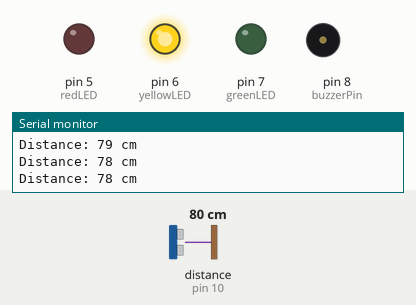
This sketch was run on a simulated Arduino Uno, built with avr-gcc and run on an emulated ATmega328P. On the bench: output pins drawn as LEDs (lit = HIGH), buzzer (waves = sounding), the last lines printed to the serial monitor. Wiring (inferred from the names in the program): ultrasonic range finder: trigger pin 9; echo pin 10. The test bench sets the inputs (shaded band); at power-on: distance to the obstacle (sensor on pin 10) 80 cm. The echo pulse lasts 58.3 µs per cm; pins used as bus, display or sensor lines are not drawn.

Above: at 1.3 s.
1.4 s: distance to the obstacle (sensor on pin 10) set to 56 cm
2.9 s: distance to the obstacle (sensor on pin 10) set to 48 cm
At 4.2 s:
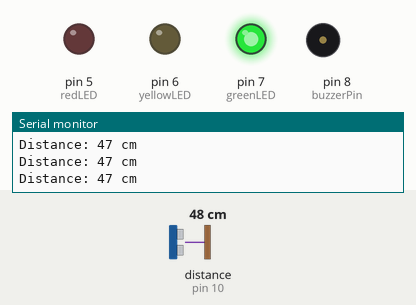
4.5 s: distance to the obstacle (sensor on pin 10) set to 12 cm
6.0 s: distance to the obstacle (sensor on pin 10) set to 9 cm
At 7.0 s:
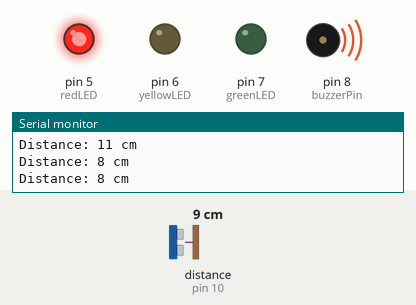
7.5 s: distance to the obstacle (sensor on pin 10) set to 18 cm
At 8.3 s:
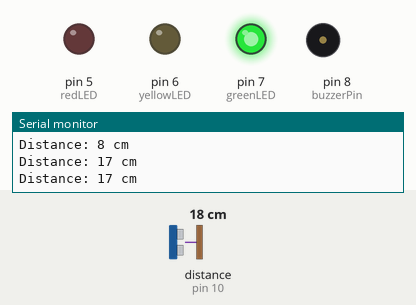
9.0 s: distance to the obstacle (sensor on pin 10) set to 2 cm
At 9.6 s:
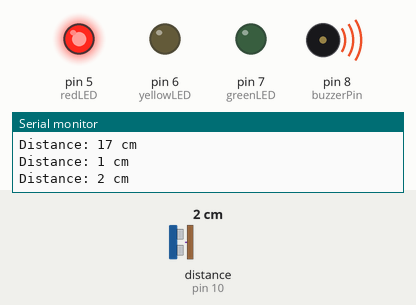
Timing chart, 0 to 11.5 s (numbered marks = the images above; inputs shaded):
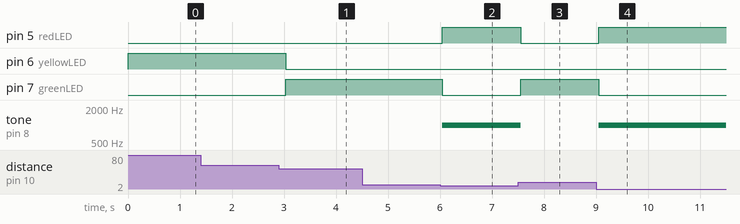

Measured:
- the behaviour switches between 52 and 51 cm on distance to the obstacle (sensor on pin 10) (found by bisection; images 0 and 1)
- the behaviour switches between 11 and 10 cm on distance to the obstacle (sensor on pin 10) (found by bisection; images 1 and 2)
- after the input at 2.9 s, pin 6 (yellowLED): HIGH → LOW after 0.13 s; pin 7 (greenLED): LOW → HIGH after 0.13 s
- after the input at 6.0 s, pin 5 (redLED): LOW → HIGH after 0.05 s; pin 7 (greenLED): HIGH → LOW after 0.05 s; tone on pin 8 (buzzerPin): silent → 1000 Hz after 0.05 s
- after the input at 7.5 s, pin 5 (redLED): HIGH → LOW after 0.05 s; pin 7 (greenLED): LOW → HIGH after 0.05 s; tone on pin 8 (buzzerPin): 1000 Hz → silent after 0.05 s
- after the input at 9.0 s, pin 5 (redLED): LOW → HIGH after 0.06 s; pin 7 (greenLED): HIGH → LOW after 0.06 s; tone on pin 8 (buzzerPin): silent → 1000 Hz after 0.06 s

The sketch:

ParkingSensor.ino
```cpp
// Define pins for ultrasonic sensor
const int trigPin = 9;
const int echoPin = 10;

// Define pins for LEDs
const int redLED = 5;
const int yellowLED = 6;
const int greenLED = 7;

// Define buzzer pin
const int buzzerPin = 8;

// Define maximum and minimum parking distances (in centimeters)
const int maxDistance = 50; // Adjust this based on your specific needs
const int minDistance = 10; // Adjust this based on your specific needs

void setup() {
  // Initialize serial communication for debugging
  Serial.begin(9600);

  // Define pins as INPUT or OUTPUT
  pinMode(trigPin, OUTPUT);
  pinMode(echoPin, INPUT);
  pinMode(redLED, OUTPUT);
  pinMode(yellowLED, OUTPUT);
  pinMode(greenLED, OUTPUT);
  pinMode(buzzerPin, OUTPUT);
}

void loop() {
  // Variables to store the duration and distance
  long duration;
  int distance;

  // Generate a trigger pulse to the ultrasonic sensor
  digitalWrite(trigPin, LOW);
  delayMicroseconds(2);
  digitalWrite(trigPin, HIGH);
  delayMicroseconds(10);
  digitalWrite(trigPin, LOW);

  // Measure the time it takes for the pulse to bounce back
  duration = pulseIn(echoPin, HIGH);

  // Calculate the distance in centimeters
  distance = duration * 0.034 / 2;

  // Print the distance for debugging
  Serial.print("Distance: ");
  Serial.print(distance);
  Serial.println(" cm");

  // Check if the distance is within the acceptable range
  if (distance >= minDistance && distance <= maxDistance) {
    // Parking is allowed, show green LED
    digitalWrite(greenLED, HIGH);
    digitalWrite(yellowLED, LOW);
    digitalWrite(redLED, LOW);
    noTone(buzzerPin);
  } else if (distance < minDistance) {
    // Too close, show red LED and sound the buzzer
    digitalWrite(greenLED, LOW);
    digitalWrite(yellowLED, LOW);
    digitalWrite(redLED, HIGH);
    tone(buzzerPin, 1000); // Adjust the frequency as needed
  } else {
    // Getting closer, show yellow LED
    digitalWrite(greenLED, LOW);
    digitalWrite(yellowLED, HIGH);
    digitalWrite(redLED, LOW);
    noTone(buzzerPin);
  }

  // You can add additional logic here for more features or actions

  delay(500); // Add a delay to prevent rapid readings
}
```

Hello_OLED.cpp
```cpp
#include <Adafruit_SSD1306.h>

// Define the screen dimensions and OLED reset pin
#define SCREEN_WIDTH 128
#define SCREEN_HEIGHT 64
#define OLED_RESET -1

// Create an instance of the Adafruit SSD1306 display
Adafruit_SSD1306 display(SCREEN_WIDTH, SCREEN_HEIGHT, &Wire, OLED_RESET);

void setup() {
  // Initialize the serial communication for debugging
  Serial.begin(9600);

  // Initialize the OLED display
  if (!display.begin(SSD1306_SWITCHCAPVCC, 0x3C)) {
    Serial.println(F("SSD1306 allocation failed"));
    for(;;);
  }
  display.display(); // Display initialization
  delay(20);

  display.clearDisplay(); // Clear the display
  display.drawPixel(10, 10, WHITE); // Draw a white pixel at (10, 10)
  display.display(); // Show the pixel on the display
  delay(20);

  display.invertDisplay(true); // Invert the display (temporary)
  delay(10);
  display.invertDisplay(false); // Restore normal display
  delay(10);
}

void loop() {
  // Print "Hello" on the OLED display
  display.clearDisplay(); // Clear the display
  display.setTextSize(2); // Set text size
  display.setTextColor(WHITE); // Set text color to white
  display.setCursor(10, 10); // Set the text cursor position
  display.println("Hello"); // Print "Hello" on the display
  display.display(); // Show the text on the display

  // Your other code here (e.g., sensor readings, additional functionality)
}
```

Motion_Sensor.cpp
```cpp
#include <Adafruit_SSD1306.h>

// Define the screen dimensions and OLED reset pin
#define SCREEN_WIDTH 128
#define SCREEN_HEIGHT 64
#define OLED_RESET -1

// Create an instance of the Adafruit SSD1306 display
Adafruit_SSD1306 display(SCREEN_WIDTH, SCREEN_HEIGHT, &Wire, OLED_RESET);

// Define the PIR sensor pin
int pirPin = 2; // You can change this to the pin you've connected your PIR sensor to

void setup() {
  // Initialize the serial communication for debugging
  Serial.begin(9600);

  // Initialize the OLED display
  if (!display.begin(SSD1306_SWITCHCAPVCC, 0x3C)) {
    Serial.println(F("SSD1306 allocation failed"));
    for(;;);
  }
  display.display(); // Display initialization
  delay(20);

  pinMode(pirPin, INPUT); // Set the PIR sensor pin as INPUT

  display.clearDisplay(); // Clear the display
  display.display(); // Show the cleared display
  delay(20);
}

void loop() {
  // Read the state of the PIR sensor
  int pirState = digitalRead(pirPin);

  if (pirState == HIGH) {
    // Motion detected, display a message on the OLED
    display.clearDisplay();
    display.setTextSize(2);
    display.setTextColor(WHITE);
    display.setCursor(10, 10);
    display.println("Motion Detected");
    display.display();
    Serial.println("Motion Detected");
    delay(2000); // Display the message for 2 seconds
  } else {
    // No motion, clear the display
    display.clearDisplay();
    display.display();
  }

  // Your other code here (e.g., additional functionality)
}
```
